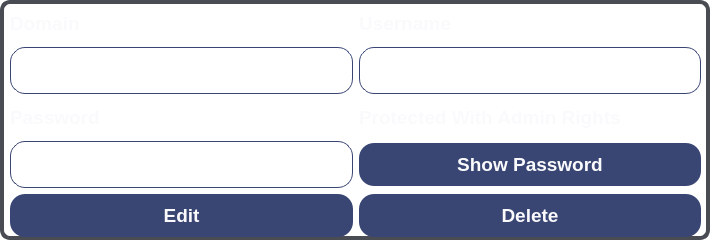
<?xml version="1.0" encoding="UTF-8"?>
<ui version="4.0">
 <class>passwordQueryWidget</class>
 <widget class="QWidget" name="passwordQueryWidget">
  <property name="geometry">
   <rect>
    <x>0</x>
    <y>0</y>
    <width>710</width>
    <height>240</height>
   </rect>
  </property>
  <property name="minimumSize">
   <size>
    <width>710</width>
    <height>240</height>
   </size>
  </property>
  <property name="maximumSize">
   <size>
    <width>710</width>
    <height>240</height>
   </size>
  </property>
  <property name="windowTitle">
   <string>Form</string>
  </property>
  <property name="styleSheet">
   <string notr="true">QWidget {
    background-color: transparent;
    color: #fafafc;
    font-family: 'SF Pro';
    font-size: 14pt;
	text-align: center;
	font-weight: 1000;
}

QWidget#passwordQueryWidget {
    border: 4px solid #4a4c54;
	border-radius: 10px;
}

QPushButton {
    background-color: #394573;
    border: none;
	border-radius: 15px;
    padding: 10px 20px;
	text-align: center;
}

QPushButton:hover {
    background-color: #4a4c54;
}

QLineEdit {
    background-color: transparent;
    border: 1px solid #394573;
    border-radius: 15px;
    padding: 10px 5px;
	padding-left: 30px;
}

QLabel {
    background-color: transparent;
    color: #fafafc;
    font-family: 'SF Pro';
    font-size: 14pt;
	qproperty-alignment: 'AlignCenter';
	font-weight: 500;
}</string>
  </property>
  <widget class="QWidget" name="gridLayoutWidget">
   <property name="geometry">
    <rect>
     <x>10</x>
     <y>6</y>
     <width>691</width>
     <height>231</height>
    </rect>
   </property>
   <layout class="QGridLayout" name="gridLayout">
    <item row="1" column="1">
     <widget class="QLineEdit" name="usernameLineEdit"/>
    </item>
    <item row="0" column="1">
     <widget class="QLabel" name="usernameLabel">
      <property name="text">
       <string>Username</string>
      </property>
     </widget>
    </item>
    <item row="1" column="0">
     <widget class="QLineEdit" name="domainLineEdit"/>
    </item>
    <item row="3" column="1">
     <widget class="QPushButton" name="showPasswordButton">
      <property name="text">
       <string>Show Password</string>
      </property>
     </widget>
    </item>
    <item row="2" column="1">
     <widget class="QLabel" name="adminLabel">
      <property name="text">
       <string>Protected With Admin Rights</string>
      </property>
     </widget>
    </item>
    <item row="3" column="0">
     <widget class="QLineEdit" name="passwordLineEdit">
      <property name="echoMode">
       <enum>QLineEdit::Password</enum>
      </property>
     </widget>
    </item>
    <item row="0" column="0">
     <widget class="QLabel" name="domainLabel">
      <property name="text">
       <string>Domain</string>
      </property>
     </widget>
    </item>
    <item row="2" column="0">
     <widget class="QLabel" name="passwordLabel">
      <property name="text">
       <string>Password</string>
      </property>
     </widget>
    </item>
    <item row="5" column="0">
     <widget class="QPushButton" name="editQueryButton">
      <property name="text">
       <string>Edit</string>
      </property>
     </widget>
    </item>
    <item row="5" column="1">
     <widget class="QPushButton" name="deleteQueryButton">
      <property name="text">
       <string>Delete</string>
      </property>
     </widget>
    </item>
   </layout>
  </widget>
 </widget>
 <resources/>
 <connections/>
</ui>
